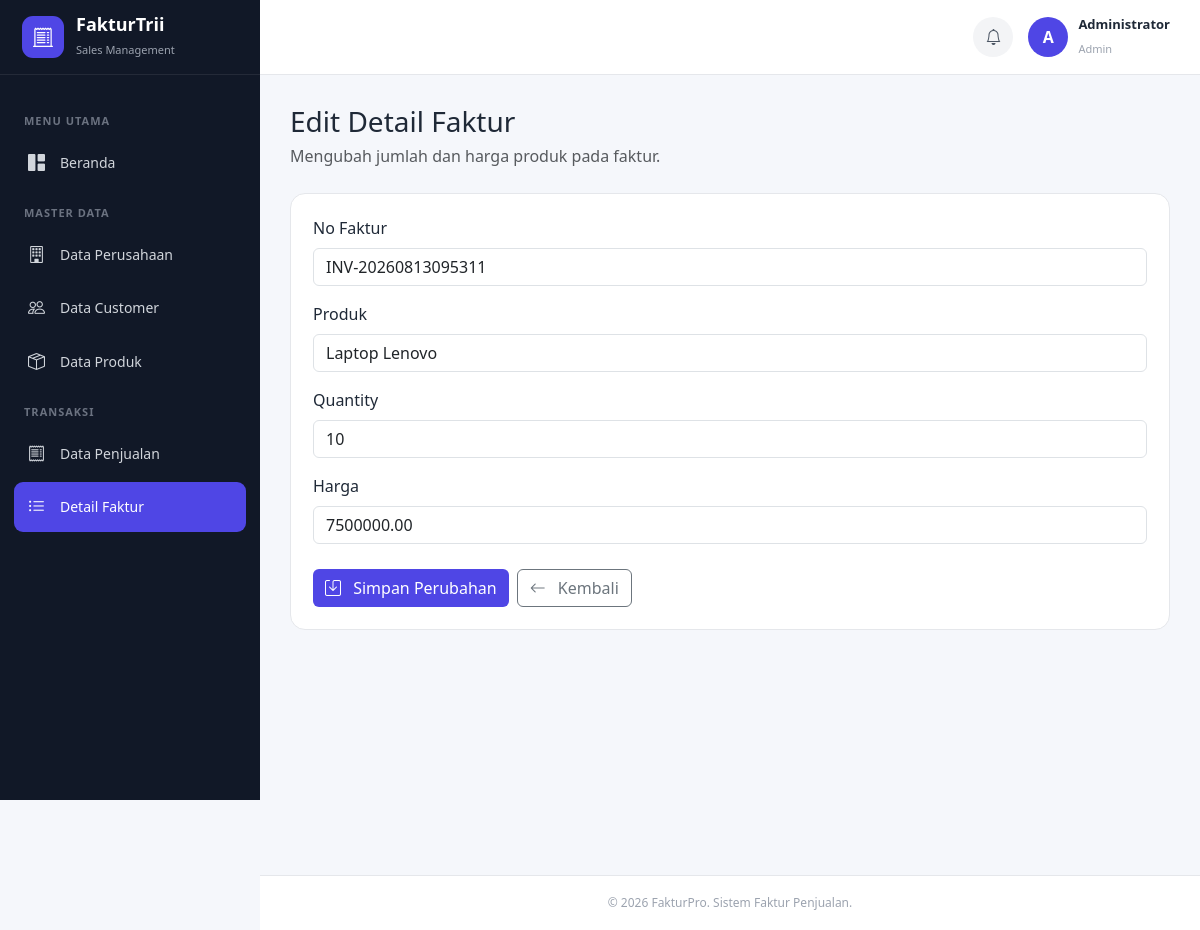
The app's page /detail-faktur/edit.php?no_faktur=INV-20260813095311&id_produk=1 with its own data.
### tables this page shows
CREATE TABLE `detail_faktur` (
  `no_faktur` varchar(30) NOT NULL,
  `id_produk` int(11) NOT NULL,
  `qty` int(11) NOT NULL DEFAULT 1,
  `price` decimal(15,2) NOT NULL DEFAULT 0.00
);

CREATE TABLE `produk` (
  `id_produk` int(11) NOT NULL,
  `nama_produk` varchar(150) NOT NULL,
  `price` decimal(15,2) NOT NULL DEFAULT 0.00,
  `jenis` varchar(100) DEFAULT NULL,
  `stock` int(11) NOT NULL DEFAULT 0
);

### detail-faktur/edit.php (the view, shortened to what this page needs)
<?php
require_once "../config/database.php";
$no_faktur = isset($_GET['no_faktur'])
    ? $_GET['no_faktur']
    : '';
$id_produk = isset($_GET['id_produk'])
    ? (int) $_GET['id_produk']
    : 0;
$query = mysqli_query($conn, "
    SELECT
        df.no_faktur,
        df.id_produk,
        df.qty,
        df.price,
        p.nama_produk
    FROM detail_faktur df
    JOIN produk p
        ON df.id_produk = p.id_produk
    WHERE df.no_faktur = '$no_faktur'
    AND df.id_produk = '$id_produk'
");
$data = mysqli_fetch_assoc($query);
?>
<?php include "../layouts/header.php"; ?>
<?php include "../layouts/navigation.php"; ?>
<?php include "../layouts/sidebar.php"; ?>
<main class="main-content">
    <div class="mb-4">
        <h3 class="mb-1">
            Edit Detail Faktur
        </h3>
        <p class="text-muted mb-0">
            Mengubah jumlah dan harga produk pada faktur.
        </p>
    </div>
    <div class="content-card">
        <form method="POST">
            <div class="mb-3">
                <label class="form-label">
                    No Faktur
                </label>
                <input
                    type="text"
                    class="form-control"
                    value="<?= htmlspecialchars($data['no_faktur']); ?>"
                    readonly
                >
            </div>
            <div class="mb-3">
                <label class="form-label">
                    Produk
                </label>
                <input
                    type="text"
                    class="form-control"
                    value="<?= htmlspecialchars($data['nama_produk']); ?>"
                    readonly
                >
            </div>
            <div class="mb-3">
                <label class="form-label">
                    Quantity
                </label>
                <input
                    type="number"
                    name="qty"
                    class="form-control"
                    min="1"
                    value="<?= htmlspecialchars($data['qty']); ?>"
                    required
                >
            </div>
            <div class="mb-4">
                <label class="form-label">
                    Harga
                </label>
                <input
                    type="number"
                    name="price"
                    class="form-control"
                    min="0"
                    step="0.01"
                    value="<?= htmlspecialchars($data['price']); ?>"
                    required
                >
            </div>
            <div class="d-flex gap-2">
                <button
                    type="submit"
                    name="update"
                    class="btn btn-primary-custom"
                >
                    <i class="bi bi-save me-2"></i>
                    Simpan Perubahan
                </button>
                <a
                    href="index.php"
                    class="btn btn-outline-secondary"
                >
                    <i class="bi bi-arrow-left me-2"></i>
                    Kembali
                </a>
            </div>
        </form>
    </div>
</main>
<?php include "../layouts/footer.php"; ?>

### asset/css/style.css (style rules this page uses)
* { margin: 0; padding: 0; box-sizing: border-box; }
body { font-family: "Segoe UI", Tahoma, Geneva, Verdana, sans-serif; background: #f5f7fb; color: #1f2937; }
.main-content { padding: 30px; }
.content-card { background: white; border: 1px solid #e5e7eb; border-radius: 15px; padding: 22px; height: 100%; }
.btn-primary-custom { background: #4f46e5; border: none; color: white; }
.d-flex { display: flex; }
.mb-1 { margin-bottom: 5px !important; }
.mb-4 { margin-bottom: 25px !important; }

### records on screen
detail_faktur: no_faktur "INV-20260813095311", id_produk.nama_produk "Laptop Lenovo", qty "10", price "7500000.00"
